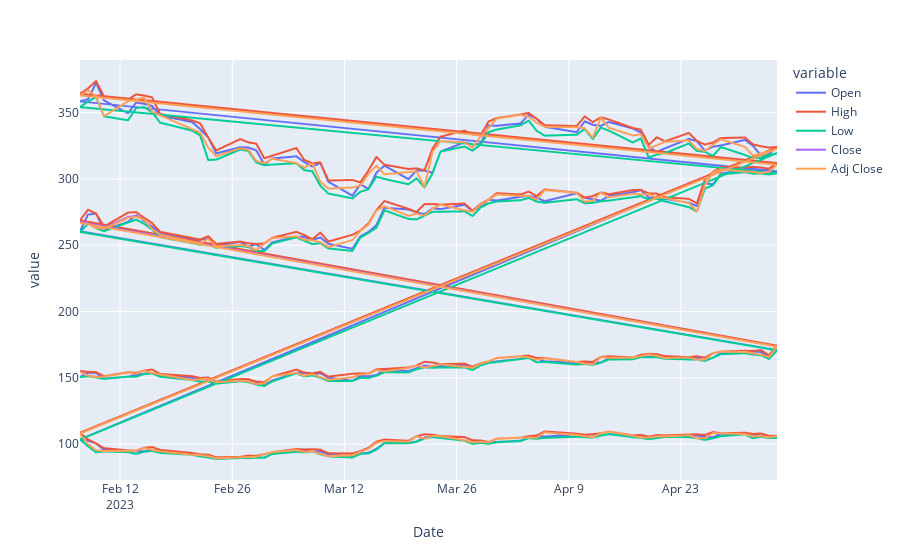

Notebook code cell kept with this figure:
### Code cell
fig = px.line(df, x="Date", y=df.columns[2:7])
fig.show()

### Figure 1 — Plotly figure (JSON) as saved in the notebook; plotly's stock layout.template omitted (floating-point values rounded to 4 significant figures; data arrays with more than 128 entries replaced by an {"elided": "..."} marker saying what was removed)
{"data": [{"hovertemplate": "variable=Open<br>Date=%{x}<br>value=%{y}<extra></extra>", "legendgroup": "Open", "line": {"color": "#636efa", "dash": "solid"}, "marker": {"symbol": "circle"}, "mode": "lines", "name": "Open", "showlegend": true, "type": "scattergl", "x": {"elided": "248 str values"}, "xaxis": "x", "y": {"elided": "248 float values"}, "yaxis": "y"}, {"hovertemplate": "variable=High<br>Date=%{x}<br>value=%{y}<extra></extra>", "legendgroup": "High", "line": {"color": "#EF553B", "dash": "solid"}, "marker": {"symbol": "circle"}, "mode": "lines", "name": "High", "showlegend": true, "type": "scattergl", "x": {"elided": "248 str values"}, "xaxis": "x", "y": {"elided": "248 float values"}, "yaxis": "y"}, {"hovertemplate": "variable=Low<br>Date=%{x}<br>value=%{y}<extra></extra>", "legendgroup": "Low", "line": {"color": "#00cc96", "dash": "solid"}, "marker": {"symbol": "circle"}, "mode": "lines", "name": "Low", "showlegend": true, "type": "scattergl", "x": {"elided": "248 str values"}, "xaxis": "x", "y": {"elided": "248 float values"}, "yaxis": "y"}, {"hovertemplate": "variable=Close<br>Date=%{x}<br>value=%{y}<extra></extra>", "legendgroup": "Close", "line": {"color": "#ab63fa", "dash": "solid"}, "marker": {"symbol": "circle"}, "mode": "lines", "name": "Close", "showlegend": true, "type": "scattergl", "x": {"elided": "248 str values"}, "xaxis": "x", "y": {"elided": "248 float values"}, "yaxis": "y"}, {"hovertemplate": "variable=Adj Close<br>Date=%{x}<br>value=%{y}<extra></extra>", "legendgroup": "Adj Close", "line": {"color": "#FFA15A", "dash": "solid"}, "marker": {"symbol": "circle"}, "mode": "lines", "name": "Adj Close", "showlegend": true, "type": "scattergl", "x": {"elided": "248 str values"}, "xaxis": "x", "y": {"elided": "248 float values"}, "yaxis": "y"}], "layout": {"legend": {"title": {"text": "variable"}, "tracegroupgap": 0}, "margin": {"t": 60}, "xaxis": {"anchor": "y", "domain": [0, 1], "title": {"text": "Date"}}, "yaxis": {"anchor": "x", "domain": [0, 1], "title": {"text": "value"}}}}
